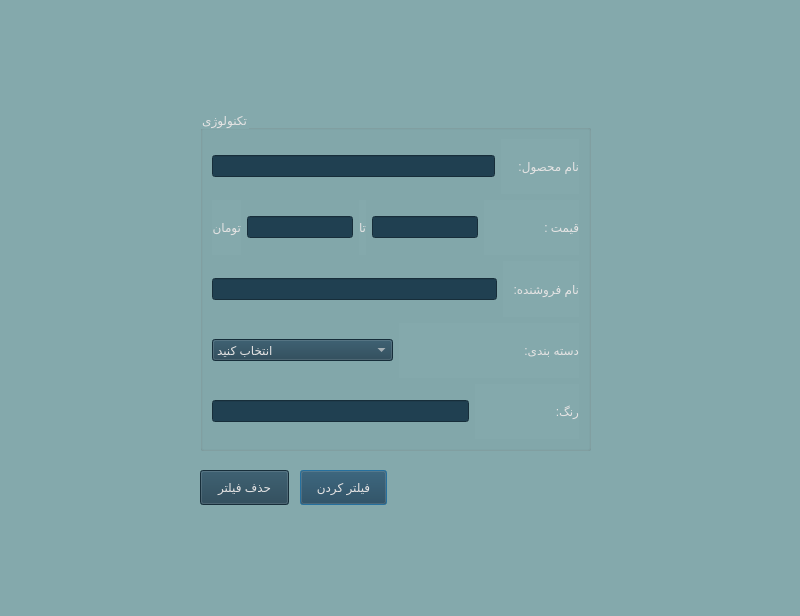
<?xml version="1.0" encoding="UTF-8"?>
<ui version="4.0">
 <class>tech_filter</class>
 <widget class="QDialog" name="tech_filter">
  <property name="geometry">
   <rect>
    <x>0</x>
    <y>0</y>
    <width>800</width>
    <height>616</height>
   </rect>
  </property>
  <property name="windowTitle">
   <string>Dialog</string>
  </property>
  <property name="styleSheet">
   <string notr="true">background-color: rgb(132, 169, 172);</string>
  </property>
  <widget class="QGroupBox" name="groupBox">
   <property name="geometry">
    <rect>
     <x>200</x>
     <y>110</y>
     <width>391</width>
     <height>341</height>
    </rect>
   </property>
   <property name="styleSheet">
    <string notr="true">font: 16pt &quot;Lalezar&quot;;
color: rgb(228, 227, 227);
</string>
   </property>
   <property name="title">
    <string>تکنولوژی</string>
   </property>
   <layout class="QVBoxLayout" name="verticalLayout">
    <item>
     <layout class="QHBoxLayout" name="horizontalLayout_4">
      <item>
       <widget class="QLineEdit" name="lineEdit">
        <property name="styleSheet">
         <string notr="true">background-color: rgb(32, 64, 81);
color: rgb(228, 227, 227);
font: 11pt &quot;Lalezar&quot;;</string>
        </property>
        <property name="text">
         <string/>
        </property>
       </widget>
      </item>
      <item>
       <widget class="QLabel" name="label">
        <property name="styleSheet">
         <string notr="true">font: 12pt &quot;Lalezar&quot;;
color: rgb(228, 227, 227);
</string>
        </property>
        <property name="text">
         <string>نام محصول:     </string>
        </property>
       </widget>
      </item>
     </layout>
    </item>
    <item>
     <layout class="QHBoxLayout" name="horizontalLayout_3">
      <item>
       <widget class="QLabel" name="label_6">
        <property name="styleSheet">
         <string notr="true">font: 12pt &quot;Lalezar&quot;;
color: rgb(228, 227, 227);
</string>
        </property>
        <property name="text">
         <string>تومان</string>
        </property>
       </widget>
      </item>
      <item>
       <widget class="QLineEdit" name="lineEdit_5">
        <property name="styleSheet">
         <string notr="true">background-color: rgb(32, 64, 81);
color: rgb(228, 227, 227);
font: 11pt &quot;Lalezar&quot;;</string>
        </property>
        <property name="text">
         <string/>
        </property>
       </widget>
      </item>
      <item>
       <widget class="QLabel" name="label_5">
        <property name="styleSheet">
         <string notr="true">font: 12pt &quot;Lalezar&quot;;
color: rgb(228, 227, 227);
</string>
        </property>
        <property name="text">
         <string>تا</string>
        </property>
       </widget>
      </item>
      <item>
       <widget class="QLineEdit" name="lineEdit_2">
        <property name="styleSheet">
         <string notr="true">background-color: rgb(32, 64, 81);
color: rgb(228, 227, 227);
font: 11pt &quot;Lalezar&quot;;</string>
        </property>
        <property name="text">
         <string/>
        </property>
       </widget>
      </item>
      <item>
       <widget class="QLabel" name="label_2">
        <property name="styleSheet">
         <string notr="true">font: 12pt &quot;Lalezar&quot;;
color: rgb(228, 227, 227);
</string>
        </property>
        <property name="text">
         <string>قیمت :                  </string>
        </property>
       </widget>
      </item>
     </layout>
    </item>
    <item>
     <layout class="QHBoxLayout" name="horizontalLayout_2">
      <item>
       <widget class="QLineEdit" name="lineEdit_3">
        <property name="styleSheet">
         <string notr="true">background-color: rgb(32, 64, 81);
color: rgb(228, 227, 227);
font: 11pt &quot;Lalezar&quot;;</string>
        </property>
        <property name="text">
         <string/>
        </property>
       </widget>
      </item>
      <item>
       <widget class="QLabel" name="label_3">
        <property name="styleSheet">
         <string notr="true">font: 12pt &quot;Lalezar&quot;;
color: rgb(228, 227, 227);
</string>
        </property>
        <property name="text">
         <string>نام فروشنده:   </string>
        </property>
       </widget>
      </item>
     </layout>
    </item>
    <item>
     <layout class="QHBoxLayout" name="horizontalLayout">
      <item>
       <widget class="QComboBox" name="comboBox">
        <property name="styleSheet">
         <string notr="true">background-color: rgb(32, 64, 81);
color: rgb(228, 227, 227);
font: 11pt &quot;Lalezar&quot;;</string>
        </property>
        <item>
         <property name="text">
          <string>انتخاب کنید</string>
         </property>
        </item>
        <item>
         <property name="text">
          <string>موبایل</string>
         </property>
        </item>
        <item>
         <property name="text">
          <string>لپ تاپ</string>
         </property>
        </item>
        <item>
         <property name="text">
          <string>کامپیوتر</string>
         </property>
        </item>
        <item>
         <property name="text">
          <string>تجهیزات جانبی</string>
         </property>
        </item>
        <item>
         <property name="text">
          <string>دوربین</string>
         </property>
        </item>
        <item>
         <property name="text">
          <string>ساعت هوشمند</string>
         </property>
        </item>
        <item>
         <property name="text">
          <string>کتابخوان</string>
         </property>
        </item>
        <item>
         <property name="text">
          <string>تجهیزات شبکه</string>
         </property>
        </item>
        <item>
         <property name="text">
          <string>ماشین های اداری</string>
         </property>
        </item>
       </widget>
      </item>
      <item>
       <widget class="QLabel" name="label_4">
        <property name="styleSheet">
         <string notr="true">font: 12pt &quot;Lalezar&quot;;
color: rgb(228, 227, 227);
</string>
        </property>
        <property name="text">
         <string>دسته بندی: </string>
        </property>
       </widget>
      </item>
     </layout>
    </item>
    <item>
     <layout class="QHBoxLayout" name="horizontalLayout_5">
      <item>
       <widget class="QLineEdit" name="lineEdit_6">
        <property name="styleSheet">
         <string notr="true">background-color: rgb(32, 64, 81);
color: rgb(228, 227, 227);
font: 11pt &quot;Lalezar&quot;;</string>
        </property>
        <property name="text">
         <string/>
        </property>
       </widget>
      </item>
      <item>
       <widget class="QLabel" name="label_7">
        <property name="styleSheet">
         <string notr="true">font: 12pt &quot;Lalezar&quot;;
color: rgb(228, 227, 227);
</string>
        </property>
        <property name="text">
         <string>رنگ:                        </string>
        </property>
       </widget>
      </item>
     </layout>
    </item>
   </layout>
  </widget>
  <widget class="QPushButton" name="pushButton_2">
   <property name="geometry">
    <rect>
     <x>300</x>
     <y>470</y>
     <width>87</width>
     <height>35</height>
    </rect>
   </property>
   <property name="styleSheet">
    <string notr="true">background-color: rgb(32, 64, 81);
color: rgb(228, 227, 227);
font: 11pt &quot;Lalezar&quot;;</string>
   </property>
   <property name="text">
    <string>فیلتر کردن</string>
   </property>
  </widget>
  <widget class="QPushButton" name="pushButton">
   <property name="geometry">
    <rect>
     <x>200</x>
     <y>470</y>
     <width>89</width>
     <height>35</height>
    </rect>
   </property>
   <property name="styleSheet">
    <string notr="true">background-color: rgb(32, 64, 81);
color: rgb(228, 227, 227);
font: 11pt &quot;Lalezar&quot;;</string>
   </property>
   <property name="text">
    <string>حذف فیلتر</string>
   </property>
  </widget>
 </widget>
 <resources/>
 <connections/>
</ui>
